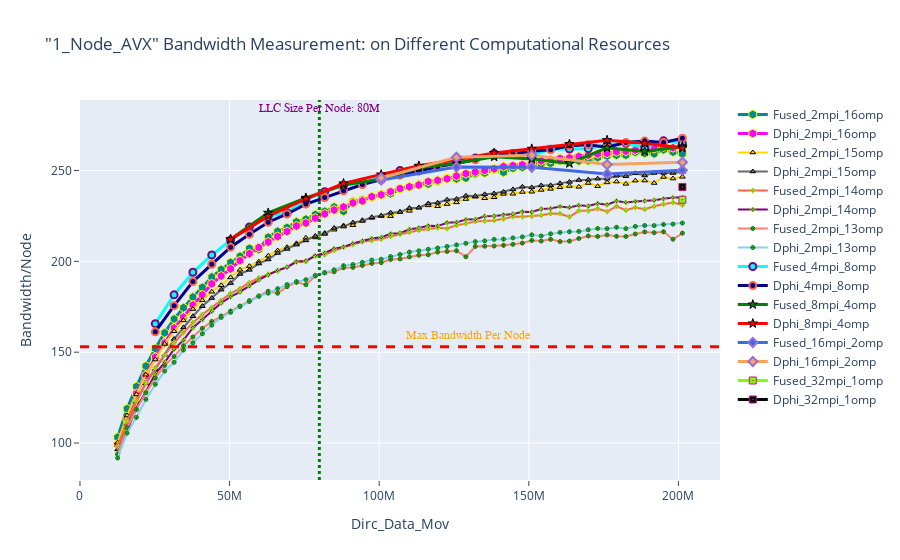

Write notebook code for a chart like this one.
### Markdown cell above
### 1-Node Bandwidth Measurement

### Code cell
fig = go.Figure() 

fig.add_trace(go.Scatter(x=(dfn1avx_2mpi_16omp.Dirc_Data_Mov*(dfn1avx_2mpi_16omp.MPI_size)), 
                         y=(dfn1avx_2mpi_16omp.Fused_BAND*(dfn1avx_2mpi_16omp.MPI_size)), 
                         mode='lines+markers', 
                         name='Fused_2mpi_16omp',
                         line=dict(color='darkcyan',width=3),
                         marker=dict(symbol='hexagon',size=9, line=dict(color='yellow',width=1))))
fig.add_trace(go.Scatter(x=(dfn1avx_2mpi_16omp.Dirc_Data_Mov*(dfn1avx_2mpi_16omp.MPI_size)), 
                         y=(dfn1avx_2mpi_16omp.Dphi_BAND*(dfn1avx_2mpi_16omp.MPI_size)), 
                         mode='lines+markers', 
                         name='Dphi_2mpi_16omp',
                         line=dict(color='magenta',width=3),
                         marker=dict(symbol='hexagon',size=9, line=dict(color='yellow',width=1))))





fig.add_trace(go.Scatter(x=(dfn1avx_2mpi_15omp.Dirc_Data_Mov*(dfn1avx_2mpi_15omp.MPI_size)), 
                         y=(dfn1avx_2mpi_15omp.Fused_BAND*(dfn1avx_2mpi_15omp.MPI_size)), 
                         mode='lines+markers', 
                         name='Fused_2mpi_15omp',
                         line=dict(color='gold',width=2),
                         marker=dict(symbol='triangle-up',size=5, line=dict(color='black',width=1))))
fig.add_trace(go.Scatter(x=(dfn1avx_2mpi_15omp.Dirc_Data_Mov*(dfn1avx_2mpi_15omp.MPI_size)), 
                         y=(dfn1avx_2mpi_15omp.Dphi_BAND*(dfn1avx_2mpi_15omp.MPI_size)), 
                         mode='lines+markers', 
                         name='Dphi_2mpi_15omp',
                         line=dict(color='dimgray',width=2),
                         marker=dict(symbol='triangle-up',size=5, line=dict(color='black',width=1))))



fig.add_trace(go.Scatter(x=(dfn1avx_2mpi_14omp.Dirc_Data_Mov*(dfn1avx_2mpi_14omp.MPI_size)), 
                         y=(dfn1avx_2mpi_14omp.Fused_BAND*(dfn1avx_2mpi_14omp.MPI_size)), 
                         mode='lines+markers', 
                         name='Fused_2mpi_14omp',
                         line=dict(color='tomato',width=2),
                         marker=dict(symbol='diamond-x',size=4, line=dict(color='lawngreen',width=1))))
fig.add_trace(go.Scatter(x=(dfn1avx_2mpi_14omp.Dirc_Data_Mov*(dfn1avx_2mpi_14omp.MPI_size)), 
                         y=(dfn1avx_2mpi_14omp.Dphi_BAND*(dfn1avx_2mpi_14omp.MPI_size)), 
                         mode='lines+markers', 
                         name='Dphi_2mpi_14omp',
                         line=dict(color='purple',width=2),
                         marker=dict(symbol='diamond-x',size=4, line=dict(color='lawngreen',width=1))))



fig.add_trace(go.Scatter(x=(dfn1avx_2mpi_13omp.Dirc_Data_Mov*(dfn1avx_2mpi_13omp.MPI_size)), 
                         y=(dfn1avx_2mpi_13omp.Fused_BAND*(dfn1avx_2mpi_13omp.MPI_size)), 
                         mode='lines+markers', 
                         name='Fused_2mpi_13omp',
                         line=dict(color='salmon',width=2),
                         marker=dict(symbol='circle-cross',size=4, line=dict(color='green',width=1))))
fig.add_trace(go.Scatter(x=(dfn1avx_2mpi_13omp.Dirc_Data_Mov*(dfn1avx_2mpi_13omp.MPI_size)), 
                         y=(dfn1avx_2mpi_13omp.Dphi_BAND*(dfn1avx_2mpi_13omp.MPI_size)), 
                         mode='lines+markers', 
                         name='Dphi_2mpi_13omp',
                         line=dict(color='skyblue',width=2),
                         marker=dict(symbol='circle-cross',size=4, line=dict(color='green',width=1))))




fig.add_trace(go.Scatter(x=(dfn1avx_4mpi_8omp.Dirc_Data_Mov*(dfn1avx_4mpi_8omp.MPI_size)), 
                        y=(dfn1avx_4mpi_8omp.Fused_BAND*(dfn1avx_4mpi_8omp.MPI_size)), 
                         mode='lines+markers', 
                         name='Fused_4mpi_8omp',
                         line=dict(color='cyan',width=3),
                         marker=dict(symbol='circle',size=7,line=dict(color='Purple',width=2))))
fig.add_trace(go.Scatter(x=(dfn1avx_4mpi_8omp.Dirc_Data_Mov*(dfn1avx_4mpi_8omp.MPI_size)), 
                         y=(dfn1avx_4mpi_8omp.Dphi_BAND*(dfn1avx_4mpi_8omp.MPI_size)), 
                         mode='lines+markers', 
                         name='Dphi_4mpi_8omp',
                         line=dict(color='darkblue',width=3),
                         marker=dict(symbol='circle',size=7, line=dict(color='tomato',width=2))))


fig.add_trace(go.Scatter(x=(dfn1avx_8mpi_4omp.Dirc_Data_Mov*(dfn1avx_8mpi_4omp.MPI_size)), 
                         y=(dfn1avx_8mpi_4omp.Fused_BAND*(dfn1avx_8mpi_4omp.MPI_size)),
                         mode='lines+markers', 
                         name='Fused_8mpi_4omp',
                         line=dict(color='green',width=3),
                         marker=dict(symbol='star',size=7, line=dict(color='black',width=1))))
fig.add_trace(go.Scatter(x=(dfn1avx_8mpi_4omp.Dirc_Data_Mov*(dfn1avx_8mpi_4omp.MPI_size)), 
                         y=(dfn1avx_8mpi_4omp.Dphi_BAND*(dfn1avx_8mpi_4omp.MPI_size)), 
                         mode='lines+markers', 
                         name='Dphi_8mpi_4omp',
                         line=dict(color='red',width=3),
                         marker=dict(symbol='star',size=7, line=dict(color='black',width=1))))


fig.add_trace(go.Scatter(x=(dfn1avx_16mpi_2omp.Dirc_Data_Mov*(dfn1avx_16mpi_2omp.MPI_size)), 
                         y=(dfn1avx_16mpi_2omp.Fused_BAND*(dfn1avx_16mpi_2omp.MPI_size)), 
                         mode='lines+markers', 
                         name='Fused_16mpi_2omp',
                         line=dict(color='royalblue',width=3),
                         marker=dict(symbol='diamond',size=7,line=dict(color='MediumPurple',width=2))))
fig.add_trace(go.Scatter(x=(dfn1avx_16mpi_2omp.Dirc_Data_Mov*(dfn1avx_16mpi_2omp.MPI_size)), 
                         y=(dfn1avx_16mpi_2omp.Dphi_BAND*(dfn1avx_16mpi_2omp.MPI_size)), 
                         mode='lines+markers', 
                         name='Dphi_16mpi_2omp',
                         line=dict(color='sandybrown',width=3),
                         marker=dict(symbol='diamond',size=7,line=dict(color='MediumPurple',width=2))))


fig.add_trace(go.Scatter(x=(dfn1avx_32mpi_1omp.Dirc_Data_Mov*(dfn1avx_32mpi_1omp.MPI_size)), 
                         y=(dfn1avx_32mpi_1omp.Fused_BAND*(dfn1avx_32mpi_1omp.MPI_size)), 
                         mode='lines+markers', 
                         name='Fused_32mpi_1omp',
                         line=dict(color='chartreuse',width=3),
                         marker=dict(symbol='square-dot',size=7, line=dict(color='mediumvioletred',width=1))))
fig.add_trace(go.Scatter(x=(dfn1avx_32mpi_1omp.Dirc_Data_Mov*(dfn1avx_32mpi_1omp.MPI_size)), 
                         y=(dfn1avx_32mpi_1omp.Dphi_BAND*(dfn1avx_32mpi_1omp.MPI_size)), 
                         mode='lines+markers', 
                         name='Dphi_32mpi_1omp',
                         line=dict(color='black',width=3),
                         marker=dict(symbol='square-dot',size=7, line=dict(color='mediumvioletred',width=1))))


# Adding vertical and horizontal lines 
fig.add_vline(x=80e6, line_width=3, line_dash="dot", line_color="green")
fig.add_hline(y=153, line_width=3, line_dash="dash", line_color="red")

# Add annotation with arrow
fig.add_annotation(
    x='80e6'
    , y=280
    , text=f'LLC Size Per Node: 80M'
    , yanchor='bottom'
    , showarrow=False
    , arrowhead=1
    , arrowsize=1
    , arrowwidth=2
    , arrowcolor="#636363"
    , ax=-20
    , ay=-30
    , font=dict(size=12, color="purple", family="Sans Serif")
    , align="left"
    ,)

fig.add_annotation(
    x='130e6'
    , y=155
    , text=f'Max Bandwidth Per Node'
    , yanchor='bottom'
    , showarrow=False
    , arrowhead=1
    , arrowsize=1
    , arrowwidth=2
    , arrowcolor="#636363"
    , ax=-20
    , ay=-30
    , font=dict(size=12, color="orange", family="Sans Serif")
    , align="left"
    ,)


fig.update_layout(title='"1_Node_AVX" Bandwidth Measurement: on Different Computational Resources',
                  xaxis_title='Dirc_Data_Mov', yaxis_title='Bandwidth/Node', 
                  xaxis=dict(ticks="outside"),  
                  yaxis=dict(ticks="outside"))

### Figure 1 — Plotly figure (JSON) as saved in the notebook; plotly's stock layout.template omitted (floating-point values rounded to 4 significant figures)
{"data": [{"line": {"color": "darkcyan", "width": 3}, "marker": {"line": {"color": "yellow", "width": 1}, "size": 9, "symbol": "hexagon"}, "mode": "lines+markers", "name": "Fused_2mpi_16omp", "type": "scatter", "x": [12582912, 15728640, 18874368, 22020096, 25165824, 28311552, 31457280, 34603008, 37748736, 40894464, 44040192, 47185920, 50331648, 53477376, 56623104, 59768832, 62914560, 66060288, 69206016, 72351744, 75497472, 78643200, 81788928, 84934656, 88080384, 91226112, 94371840, 97517568, 100663296, 103809024, 106954752, 110100480, 113246208, 116391936, 119537664, 122683392, 125829120, 128974848, 132120576, 135266304, 138412032, 141557760, 144703488, 147849216, 150994944, 154140672, 157286400, 160432128, 163577856, 166723584, 169869312, 173015040, 176160768, 179306496, 182452224, 185597952, 188743680, 191889408, 195035136, 198180864, 201326592], "y": [103.2, 118.9, 131.1, 142.4, 152.0, 160.7, 168.3, 174.5, 180.4, 185.7, 191.4, 195.5, 199.4, 202.8, 207.2, 206.5, 213.3, 216.5, 218.6, 221.8, 223.2, 225.7, 227.5, 229.9, 227.5, 232.9, 234.0, 235.3, 236.9, 237.2, 239.8, 241.1, 242.3, 242.5, 244.0, 245.9, 245.4, 245.8, 248.2, 248.7, 250.5, 249.0, 251.2, 251.7, 252.6, 253.7, 254.0, 255.4, 255.7, 255.2, 255.3, 257.1, 258.0, 258.5, 258.4, 260.0, 259.4, 259.2, 261.4, 260.1, 259.1]}, {"line": {"color": "magenta", "width": 3}, "marker": {"line": {"color": "yellow", "width": 1}, "size": 9, "symbol": "hexagon"}, "mode": "lines+markers", "name": "Dphi_2mpi_16omp", "type": "scatter", "x": [12582912, 15728640, 18874368, 22020096, 25165824, 28311552, 31457280, 34603008, 37748736, 40894464, 44040192, 47185920, 50331648, 53477376, 56623104, 59768832, 62914560, 66060288, 69206016, 72351744, 75497472, 78643200, 81788928, 84934656, 88080384, 91226112, 94371840, 97517568, 100663296, 103809024, 106954752, 110100480, 113246208, 116391936, 119537664, 122683392, 125829120, 128974848, 132120576, 135266304, 138412032, 141557760, 144703488, 147849216, 150994944, 154140672, 157286400, 160432128, 163577856, 166723584, 169869312, 173015040, 176160768, 179306496, 182452224, 185597952, 188743680, 191889408, 195035136, 198180864, 201326592], "y": [99.11, 113.2, 127.2, 137.2, 147.2, 155.1, 163.3, 169.3, 176.0, 181.5, 187.7, 191.9, 195.9, 200.4, 204.2, 207.6, 210.6, 213.7, 216.4, 219.5, 221.1, 223.8, 226.1, 228.3, 229.9, 232.1, 233.3, 235.6, 236.6, 238.4, 240.0, 241.1, 242.0, 244.0, 244.6, 245.4, 247.0, 248.3, 249.1, 250.1, 250.9, 252.2, 252.7, 253.2, 253.9, 255.3, 256.0, 256.6, 256.9, 257.7, 258.4, 259.1, 259.5, 260.3, 260.6, 261.3, 261.6, 262.1, 263.0, 262.5, 263.3]}, {"line": {"color": "gold", "width": 2}, "marker": {"line": {"color": "black", "width": 1}, "size": 5, "symbol": "triangle-up"}, "mode": "lines+markers", "name": "Fused_2mpi_15omp", "type": "scatter", "x": [12582912, 15728640, 18874368, 22020096, 25165824, 28311552, 31457280, 34603008, 37748736, 40894464, 44040192, 47185920, 50331648, 53477376, 56623104, 59768832, 62914560, 66060288, 69206016, 72351744, 75497472, 78643200, 81788928, 84934656, 88080384, 91226112, 94371840, 97517568, 100663296, 103809024, 106954752, 110100480, 113246208, 116391936, 119537664, 122683392, 125829120, 128974848, 132120576, 135266304, 138412032, 141557760, 144703488, 147849216, 150994944, 154140672, 157286400, 160432128, 163577856, 166723584, 169869312, 173015040, 176160768, 179306496, 182452224, 185597952, 188743680, 191889408, 195035136, 198180864, 201326592], "y": [100.2, 115.2, 126.8, 137.6, 146.0, 154.5, 161.5, 167.5, 173.7, 178.6, 183.2, 186.9, 191.2, 195.3, 197.4, 199.8, 203.1, 206.0, 207.8, 209.9, 213.0, 213.2, 215.6, 217.4, 219.7, 219.9, 222.6, 223.9, 224.9, 224.9, 227.3, 227.8, 229.6, 230.8, 230.3, 231.5, 232.5, 234.3, 235.6, 234.7, 235.2, 237.1, 237.2, 238.2, 238.3, 239.3, 239.9, 240.8, 241.5, 241.0, 243.1, 241.3, 243.4, 243.9, 242.7, 244.4, 244.5, 243.1, 246.4, 245.6, 246.5]}, {"line": {"color": "dimgray", "width": 2}, "marker": {"line": {"color": "black", "width": 1}, "size": 5, "symbol": "triangle-up"}, "mode": "lines+markers", "name": "Dphi_2mpi_15omp", "type": "scatter", "x": [12582912, 15728640, 18874368, 22020096, 25165824, 28311552, 31457280, 34603008, 37748736, 40894464, 44040192, 47185920, 50331648, 53477376, 56623104, 59768832, 62914560, 66060288, 69206016, 72351744, 75497472, 78643200, 81788928, 84934656, 88080384, 91226112, 94371840, 97517568, 100663296, 103809024, 106954752, 110100480, 113246208, 116391936, 119537664, 122683392, 125829120, 128974848, 132120576, 135266304, 138412032, 141557760, 144703488, 147849216, 150994944, 154140672, 157286400, 160432128, 163577856, 166723584, 169869312, 173015040, 176160768, 179306496, 182452224, 185597952, 188743680, 191889408, 195035136, 198180864, 201326592], "y": [96.46, 110.4, 122.8, 132.8, 140.7, 148.6, 157.2, 163.6, 169.8, 175.3, 179.8, 184.4, 188.0, 193.1, 195.3, 198.8, 201.0, 204.6, 206.8, 209.2, 211.5, 213.9, 215.1, 218.4, 219.1, 221.3, 222.2, 224.3, 225.2, 226.8, 227.1, 229.3, 229.6, 231.9, 232.2, 233.9, 234.3, 236.1, 236.0, 236.9, 237.4, 238.3, 239.6, 241.0, 240.7, 241.8, 241.8, 242.9, 243.7, 244.7, 244.9, 245.5, 245.5, 247.1, 246.9, 248.5, 247.2, 248.7, 248.6, 248.6, 249.2]}, {"line": {"color": "tomato", "width": 2}, "marker": {"line": {"color": "lawngreen", "width": 1}, "size": 4, "symbol": "diamond-x"}, "mode": "lines+markers", "name": "Fused_2mpi_14omp", "type": "scatter", "x": [12582912, 15728640, 18874368, 22020096, 25165824, 28311552, 31457280, 34603008, 37748736, 40894464, 44040192, 47185920, 50331648, 53477376, 56623104, 59768832, 62914560, 66060288, 69206016, 72351744, 75497472, 78643200, 81788928, 84934656, 88080384, 91226112, 94371840, 97517568, 100663296, 103809024, 106954752, 110100480, 113246208, 116391936, 119537664, 122683392, 125829120, 128974848, 132120576, 135266304, 138412032, 141557760, 144703488, 147849216, 150994944, 154140672, 157286400, 160432128, 163577856, 166723584, 169869312, 173015040, 176160768, 179306496, 182452224, 185597952, 188743680, 191889408, 195035136, 198180864, 201326592], "y": [98.12, 112.2, 123.1, 133.1, 141.4, 148.5, 155.2, 160.7, 166.3, 170.7, 174.6, 178.4, 182.4, 185.0, 188.3, 190.8, 192.9, 194.5, 196.7, 199.9, 199.8, 203.1, 203.6, 206.0, 207.8, 209.2, 210.8, 211.4, 212.2, 213.7, 214.8, 216.0, 217.1, 217.8, 218.5, 218.0, 219.8, 220.8, 222.0, 222.3, 222.5, 223.4, 224.6, 224.6, 224.9, 225.4, 226.3, 226.2, 224.5, 227.8, 227.8, 228.9, 227.4, 230.2, 228.2, 229.6, 228.7, 230.3, 231.4, 232.3, 231.0]}, {"line": {"color": "purple", "width": 2}, "marker": {"line": {"color": "lawngreen", "width": 1}, "size": 4, "symbol": "diamond-x"}, "mode": "lines+markers", "name": "Dphi_2mpi_14omp", "type": "scatter", "x": [12582912, 15728640, 18874368, 22020096, 25165824, 28311552, 31457280, 34603008, 37748736, 40894464, 44040192, 47185920, 50331648, 53477376, 56623104, 59768832, 62914560, 66060288, 69206016, 72351744, 75497472, 78643200, 81788928, 84934656, 88080384, 91226112, 94371840, 97517568, 100663296, 103809024, 106954752, 110100480, 113246208, 116391936, 119537664, 122683392, 125829120, 128974848, 132120576, 135266304, 138412032, 141557760, 144703488, 147849216, 150994944, 154140672, 157286400, 160432128, 163577856, 166723584, 169869312, 173015040, 176160768, 179306496, 182452224, 185597952, 188743680, 191889408, 195035136, 198180864, 201326592], "y": [94.07, 107.0, 119.4, 128.2, 138.1, 144.4, 151.7, 156.6, 163.4, 168.0, 172.6, 177.1, 180.5, 183.2, 186.5, 189.8, 192.5, 195.0, 196.8, 199.7, 200.3, 203.1, 204.6, 207.0, 208.0, 209.8, 211.2, 212.5, 213.2, 215.1, 215.5, 217.6, 218.4, 219.5, 219.4, 221.3, 221.5, 223.0, 223.1, 224.8, 224.9, 225.6, 226, 227.3, 227.1, 228.8, 229.0, 230.2, 229.7, 230.8, 230.4, 231.8, 231.2, 233.2, 232.4, 232.9, 233.2, 233.7, 234.5, 235.2, 235.1]}, {"line": {"color": "salmon", "width": 2}, "marker": {"line": {"color": "green", "width": 1}, "size": 4, "symbol": "circle-cross"}, "mode": "lines+markers", "name": "Fused_2mpi_13omp", "type": "scatter", "x": [12582912, 15728640, 18874368, 22020096, 25165824, 28311552, 31457280, 34603008, 37748736, 40894464, 44040192, 47185920, 50331648, 53477376, 56623104, 59768832, 62914560, 66060288, 69206016, 72351744, 75497472, 78643200, 81788928, 84934656, 88080384, 91226112, 94371840, 97517568, 100663296, 103809024, 106954752, 110100480, 113246208, 116391936, 119537664, 122683392, 125829120, 128974848, 132120576, 135266304, 138412032, 141557760, 144703488, 147849216, 150994944, 154140672, 157286400, 160432128, 163577856, 166723584, 169869312, 173015040, 176160768, 179306496, 182452224, 185597952, 188743680, 191889408, 195035136, 198180864, 201326592], "y": [93.73, 108.3, 118.4, 127.6, 135.7, 142.7, 147.6, 153.5, 158.4, 163.1, 166.9, 169.9, 172.6, 175.4, 178.4, 181.0, 183.5, 182.5, 186.1, 188.5, 187.1, 191.9, 193.8, 194.2, 196.5, 196.7, 197.7, 198.9, 199.3, 201.0, 201.3, 202.4, 203.4, 203.7, 205.1, 205.4, 205.8, 202.6, 208.2, 208.3, 208.4, 208.8, 209.4, 210.0, 211.5, 211.2, 212.1, 210.9, 211.1, 212.6, 214.0, 213.7, 214.5, 213.8, 213.7, 215.1, 216.2, 215.8, 216.3, 212.2, 215.5]}, {"line": {"color": "skyblue", "width": 2}, "marker": {"line": {"color": "green", "width": 1}, "size": 4, "symbol": "circle-cross"}, "mode": "lines+markers", "name": "Dphi_2mpi_13omp", "type": "scatter", "x": [12582912, 15728640, 18874368, 22020096, 25165824, 28311552, 31457280, 34603008, 37748736, 40894464, 44040192, 47185920, 50331648, 53477376, 56623104, 59768832, 62914560, 66060288, 69206016, 72351744, 75497472, 78643200, 81788928, 84934656, 88080384, 91226112, 94371840, 97517568, 100663296, 103809024, 106954752, 110100480, 113246208, 116391936, 119537664, 122683392, 125829120, 128974848, 132120576, 135266304, 138412032, 141557760, 144703488, 147849216, 150994944, 154140672, 157286400, 160432128, 163577856, 166723584, 169869312, 173015040, 176160768, 179306496, 182452224, 185597952, 188743680, 191889408, 195035136, 198180864, 201326592], "y": [91.76, 105.4, 114.1, 124.0, 132.3, 139.6, 144.4, 151.2, 155.2, 160.2, 164.9, 169.1, 171.9, 175.1, 177.9, 180.7, 182.5, 184.9, 187.2, 188.9, 189.9, 192.3, 193.7, 195.3, 197.6, 198.2, 199.4, 200.7, 201.2, 202.6, 203.8, 205.1, 205.8, 206.6, 207.3, 208.2, 209.0, 209.9, 210.9, 211.3, 212.1, 212.2, 212.9, 213.5, 214.6, 214.0, 215.1, 215.9, 216.3, 216.5, 217.4, 218.1, 218.0, 218.7, 218.0, 219.2, 219.7, 219.7, 220.3, 220.5, 221.1]}, {"line": {"color": "cyan", "width": 3}, "marker": {"line": {"color": "Purple", "width": 2}, "size": 7, "symbol": "circle"}, "mode": "lines+markers", "name": "Fused_4mpi_8omp", "type": "scatter", "x": [25165824, 31457280, 37748736, 44040192, 50331648, 56623104, 62914560, 69206016, 75497472, 81788928, 88080384, 94371840, 100663296, 106954752, 113246208, 119537664, 125829120, 132120576, 138412032, 144703488, 150994944, 157286400, 163577856, 169869312, 176160768, 182452224, 188743680, 195035136, 201326592], "y": [165.7, 181.6, 194.0, 203.5, 211.6, 218.9, 224.9, 226.8, 233.8, 238.3, 241.9, 243.4, 245.8, 250.0, 249.8, 252.3, 255.7, 256.8, 259.4, 259.3, 258.2, 261.7, 261.8, 262.0, 264.3, 265.0, 262.7, 266.3, 265.1]}, {"line": {"color": "darkblue", "width": 3}, "marker": {"line": {"color": "tomato", "width": 2}, "size": 7, "symbol": "circle"}, "mode": "lines+markers", "name": "Dphi_4mpi_8omp", "type": "scatter", "x": [25165824, 31457280, 37748736, 44040192, 50331648, 56623104, 62914560, 69206016, 75497472, 81788928, 88080384, 94371840, 100663296, 106954752, 113246208, 119537664, 125829120, 132120576, 138412032, 144703488, 150994944, 157286400, 163577856, 169869312, 176160768, 182452224, 188743680, 195035136, 201326592], "y": [161.2, 175.6, 188.9, 198.4, 207.8, 214.9, 221.5, 226.1, 231.5, 235.1, 238.9, 242.3, 245.1, 247.4, 249.9, 252.1, 254.0, 255.9, 258.4, 259.2, 260.6, 261.4, 263.6, 264.2, 262.9, 265.5, 266.2, 265.4, 267.7]}, {"line": {"color": "green", "width": 3}, "marker": {"line": {"color": "black", "width": 1}, "size": 7, "symbol": "star"}, "mode": "lines+markers", "name": "Fused_8mpi_4omp", "type": "scatter", "x": [50331648, 62914560, 75497472, 88080384, 100663296, 113246208, 125829120, 138412032, 150994944, 163577856, 176160768, 188743680, 201326592], "y": [212.2, 226.7, 235.0, 242.0, 245.4, 251.5, 254.0, 257.6, 256.4, 253.9, 262.5, 260.5, 263.2]}, {"line": {"color": "red", "width": 3}, "marker": {"line": {"color": "black", "width": 1}, "size": 7, "symbol": "star"}, "mode": "lines+markers", "name": "Dphi_8mpi_4omp", "type": "scatter", "x": [50331648, 62914560, 75497472, 88080384, 100663296, 113246208, 125829120, 138412032, 150994944, 163577856, 176160768, 188743680, 201326592], "y": [212.1, 224.9, 234.4, 242.9, 247.8, 252.6, 255.9, 259.6, 261.9, 264.5, 266.7, 264.9, 262.3]}, {"line": {"color": "royalblue", "width": 3}, "marker": {"line": {"color": "MediumPurple", "width": 2}, "size": 7, "symbol": "diamond"}, "mode": "lines+markers", "name": "Fused_16mpi_2omp", "type": "scatter", "x": [100663296, 125829120, 150994944, 176160768, 201326592], "y": [244.8, 251.9, 251.8, 248.1, 250.1]}, {"line": {"color": "sandybrown", "width": 3}, "marker": {"line": {"color": "MediumPurple", "width": 2}, "size": 7, "symbol": "diamond"}, "mode": "lines+markers", "name": "Dphi_16mpi_2omp", "type": "scatter", "x": [100663296, 125829120, 150994944, 176160768, 201326592], "y": [245.9, 257.3, 258.5, 253.2, 254.5]}, {"line": {"color": "chartreuse", "width": 3}, "marker": {"line": {"color": "mediumvioletred", "width": 1}, "size": 7, "symbol": "square-dot"}, "mode": "lines+markers", "name": "Fused_32mpi_1omp", "type": "scatter", "x": [201326592], "y": [233.9]}, {"line": {"color": "black", "width": 3}, "marker": {"line": {"color": "mediumvioletred", "width": 1}, "size": 7, "symbol": "square-dot"}, "mode": "lines+markers", "name": "Dphi_32mpi_1omp", "type": "scatter", "x": [201326592], "y": [240.9]}], "layout": {"annotations": [{"align": "left", "arrowcolor": "#636363", "arrowhead": 1, "arrowsize": 1, "arrowwidth": 2, "ax": -20, "ay": -30, "font": {"color": "purple", "family": "Sans Serif", "size": 12}, "showarrow": false, "text": "LLC Size Per Node: 80M", "x": "80e6", "y": 280, "yanchor": "bottom"}, {"align": "left", "arrowcolor": "#636363", "arrowhead": 1, "arrowsize": 1, "arrowwidth": 2, "ax": -20, "ay": -30, "font": {"color": "orange", "family": "Sans Serif", "size": 12}, "showarrow": false, "text": "Max Bandwidth Per Node", "x": "130e6", "y": 155, "yanchor": "bottom"}], "shapes": [{"line": {"color": "green", "dash": "dot", "width": 3}, "type": "line", "x0": 80000000, "x1": 80000000, "xref": "x", "y0": 0, "y1": 1, "yref": "y domain"}, {"line": {"color": "red", "dash": "dash", "width": 3}, "type": "line", "x0": 0, "x1": 1, "xref": "x domain", "y0": 153, "y1": 153, "yref": "y"}], "title": {"text": "\"1_Node_AVX\" Bandwidth Measurement: on Different Computational Resources"}, "xaxis": {"ticks": "outside", "title": {"text": "Dirc_Data_Mov"}}, "yaxis": {"ticks": "outside", "title": {"text": "Bandwidth/Node"}}}}
